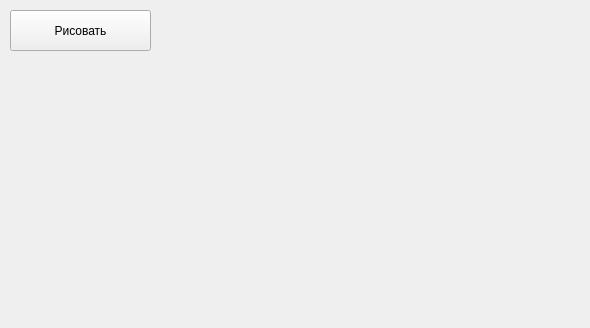
<?xml version="1.0" encoding="UTF-8"?>
<ui version="4.0">
 <class>Form</class>
 <widget class="QWidget" name="Form">
  <property name="geometry">
   <rect>
    <x>0</x>
    <y>0</y>
    <width>590</width>
    <height>328</height>
   </rect>
  </property>
  <property name="windowTitle">
   <string>Form</string>
  </property>
  <widget class="QPushButton" name="btn">
   <property name="geometry">
    <rect>
     <x>10</x>
     <y>10</y>
     <width>141</width>
     <height>41</height>
    </rect>
   </property>
   <property name="text">
    <string>Рисовать</string>
   </property>
  </widget>
 </widget>
 <resources/>
 <connections/>
</ui>
